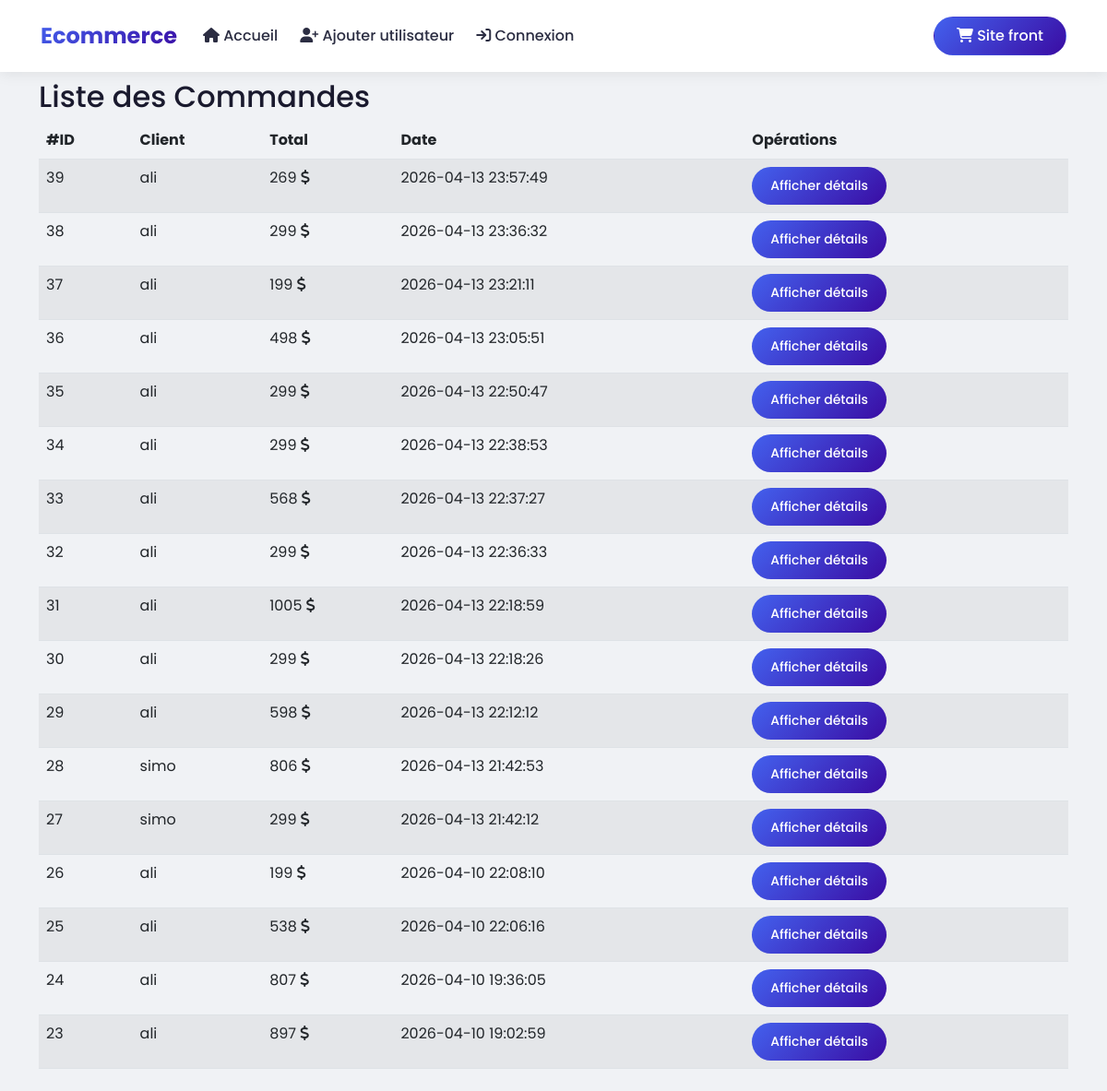
Screenshot of /commandes.php with the database file from the repository.
### tables this page shows
CREATE TABLE `commande` (
  `id` int(11) NOT NULL,
  `id_client` int(11) NOT NULL,
  `total` decimal(10,0) NOT NULL,
  `valide` int(11) NOT NULL DEFAULT 0,
  `date_creation` datetime NOT NULL DEFAULT current_timestamp()
);

CREATE TABLE `utilisateur` (
  `id` int(11) NOT NULL,
  `login` varchar(100) NOT NULL,
  `password` varchar(150) NOT NULL,
  `date_creation` date NOT NULL
);

### commandes.php (the view, shortened to what this page needs)
<!doctype html>
<html lang="en">
<head>
    <?php include 'include/head.php' ?>
</head>
<body>
<?php include 'include/nav.php' ?>
<div class="container py-2">
    <h2>Liste des Commandes</h2>
    <table class="table table-striped table-hover">
        <thead>
        <tr>
            <th>#ID</th>
            <th>Client</th>
            <th>Total</th>
            <th>Date</th>
            <th>Opérations</th>
        </tr>
        </thead>
        <tbody>
        <?php
        require_once 'include/database.php';
        $commandes = $pdo->query('SELECT commande.*,utilisateur.login as "login" FROM commande INNER JOIN utilisateur ON commande.id_client = utilisateur.id ORDER BY commande.date_creation DESC')->fetchAll(PDO::FETCH_ASSOC);
        foreach ($commandes as $commande) {
            ?>
            <tr>
                <td><?php echo $commande['id'] ?></td>
                <td><?php echo $commande['login'] ?></td>
                <td><?php echo $commande['total'] ?> <i class="fa fa-solid fa-dollar"></i></td>
                <td><?php echo $commande['date_creation'] ?></td>
                <td><a class="btn btn-primary btn-sm" href="commande.php?id=<?php echo $commande['id']?>">Afficher détails</a></td>
            </tr>
            <?php
        }
        ?>
        </tbody>
    </table>
</div>
</body>
</html>

### assets/css/style.css (style rules this page uses)
:root { --primary: #4361ee; --primary-dark: #3a0ca3; --secondary: #f72585; --success: #2ec973; --danger: #ef476f; --dark: #1a1a2e; --gray: #6c757d; --light: #f0f2f5; --white: #ffffff; }
* { margin: 0; padding: 0; box-sizing: border-box; }
body { font-family: "Poppins", sans-serif; background: var(--light); color: var(--dark); }
.btn-primary { background: linear-gradient(135deg, var(--primary), var(--primary-dark)); border: none; border-radius: 30px; padding: 10px 20px; font-weight: 500; transition: all 0.3s; cursor: pointer; }

### rows the page displays
commande: id "39", utilisateur.login "ali", total "269", date_creation "2026-04-13 23:57:49"
commande: id "38", utilisateur.login "ali", total "299", date_creation "2026-04-13 23:36:32"
commande: id "37", utilisateur.login "ali", total "199", date_creation "2026-04-13 23:21:11"
commande: id "36", utilisateur.login "ali", total "498", date_creation "2026-04-13 23:05:51"
commande: id "35", utilisateur.login "ali", total "299", date_creation "2026-04-13 22:50:47"
commande: id "34", utilisateur.login "ali", total "299", date_creation "2026-04-13 22:38:53"
commande: id "33", utilisateur.login "ali", total "568", date_creation "2026-04-13 22:37:27"
commande: id "32", utilisateur.login "ali", total "299", date_creation "2026-04-13 22:36:33"
commande: id "31", utilisateur.login "ali", total "1005", date_creation "2026-04-13 22:18:59"
commande: id "30", utilisateur.login "ali", total "299", date_creation "2026-04-13 22:18:26"
commande: id "29", utilisateur.login "ali", total "598", date_creation "2026-04-13 22:12:12"
commande: id "28", utilisateur.login "simo", total "806", date_creation "2026-04-13 21:42:53"
commande: id "27", utilisateur.login "simo", total "299", date_creation "2026-04-13 21:42:12"
commande: id "26", utilisateur.login "ali", total "199", date_creation "2026-04-10 22:08:10"
commande: id "25", utilisateur.login "ali", total "538", date_creation "2026-04-10 22:06:16"
commande: id "24", utilisateur.login "ali", total "807", date_creation "2026-04-10 19:36:05"
commande: id "23", utilisateur.login "ali", total "897", date_creation "2026-04-10 19:02:59"
